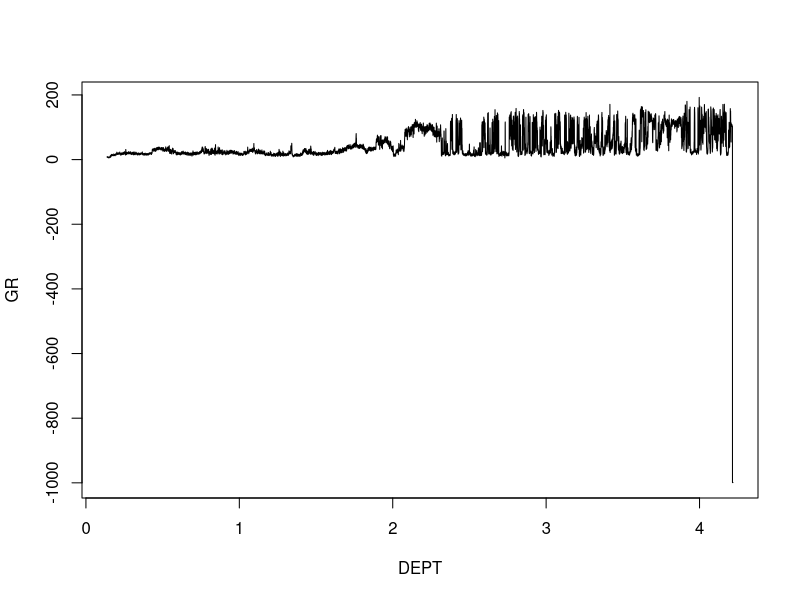
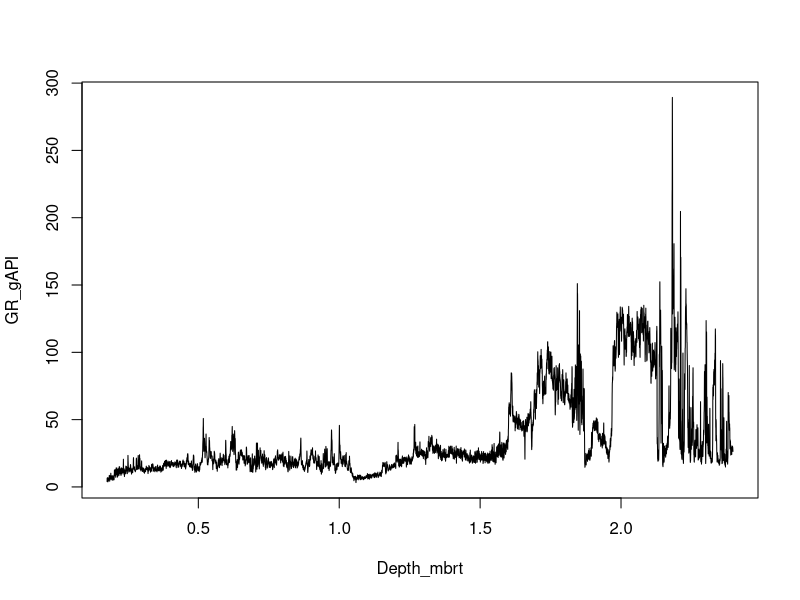
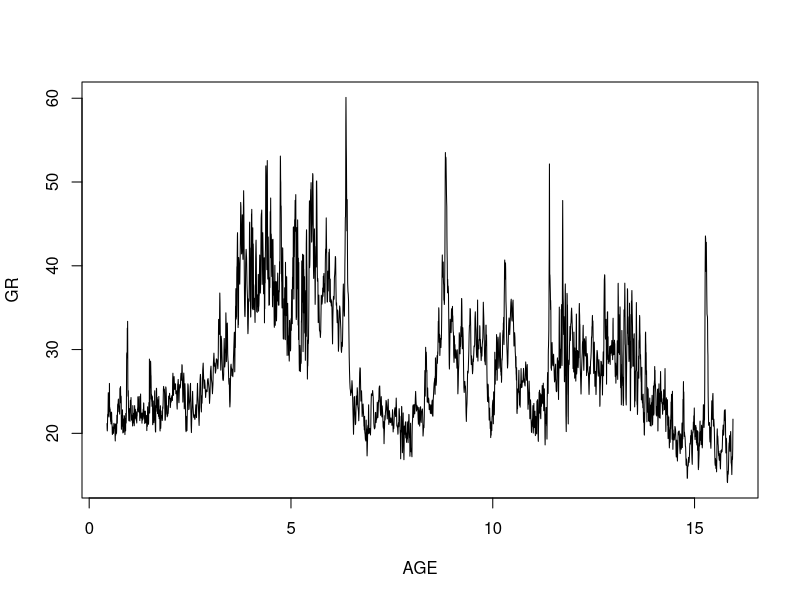

Reproduce these figures in R, in order. (Note: this script raises an error after producing the figures.)
install.packages(setdiff(c("RColorBrewer", "viridis"), rownames(installed.packages())))

library(RColorBrewer)
library(viridis)


Picard1 = read.csv("data/Picard 1.csv")
Picard1[,1] = Picard1[,1]/1000
plot(Picard1, type = 'l')


Minilya1 = read.csv("data/Minilya 1.csv")
Minilya1[,1] = Minilya1[,1]/1000
plot(Minilya1, type = 'l')


U1464 = read.csv("data/U1464.csv")
U1464[,1] = U1464[,1]/1000
plot(U1464, type = 'l')


# Import South Galapagos 1 NGR
SG1_agemodel2_i = read.csv("data/SG1_AgeModel2.csv")

############################
# Make Figure 12
###########################

setwd("Figures/")

pdf(file = "Figure 12.pdf", width = 8.5, height = 11, paper = "a4")

png(filename = "Figure 12.png", width = 5000, height = 6000, res = 600)

par(mar=c(0,5,1,5))

layout(matrix(c(1,2,3,4), 4, 1, byrow = TRUE), widths=c(1,1,1,1), heights=c(1,1,1,1.65))

plot(SG1_agemodel2_i, xlim = c(2.49,10.0), xaxs = "i", type = "l", ylim = c(20,65), col = mycol[4], lwd = 2, axes = F, xlab = "", ylab = "")
axis(4, at = c(60, seq(20,60,20)), cex.axis = 1.75, col = mycol[4], col.axis = mycol[4])
mtext("NGR (gAPI)", at = 40, side = 4, line = 2.5, cex = 1.0, col = mycol[4])
arrows(x0 = 6.7, y0 = 48, x1 = 5.6, y1 = 55, length = 0.1, lwd = 2)
arrows(x0 = 3.58, y0 = 64, x1 = 3.54, y1 = 43, length = 0.1, lwd = 2)
box()
text(4.85,64,"(a) South Galapagos-1 15°54'S Browse Basin", cex = 1.75, col = mycol[4])

par(mar=c(0,5,0,5))

plot(U1464, type = "l", ylim = c(15,60), xlim = c(2.49,10.0), xaxs = "i", col = mycol[3], lwd = 2, axes = F, xaxt = "n", xlab = "", ylab = "")
axis(2, at = c(60, seq(20,60,20)), cex.axis = 1.75, col = mycol[3], col.axis = mycol[3])
mtext("NGR (gAPI)", at = 40, side = 2, line = 2.5, cex = 1.0, col = mycol[3])
text(4.4,57,"(b) U1464 18°4'S Roebuck Basin", cex = 1.75, col = mycol[3])
arrows(x0 = 6.52, y0 = 27, x1 = 6.45, y1 = 59, length = 0.1, lwd = 2)
arrows(x0 = 3.68, y0 = 49, x1 = 3.53, y1 = 29, length = 0.1, lwd = 2)
box()

plot(Minilya1, type = "l", ylim = c(10,50), xlim = c(2.49,10.0), xaxs = "i", col = mycol[5], lwd = 2, axes = F, xaxt = "n", xlab = "", ylab = "")
axis(4, at = c(45, seq(15,45,15)), cex.axis = 1.75, col = mycol[5], col.axis = mycol[5])
mtext("NGR (gAPI)", at = 30, side = 4, line = 2.5, cex = 1.0, col = mycol[5])
text(4.5,48,"(c) Minilya-1 18°19'S Roebuck Basin", cex = 1.75, col = mycol[5])
arrows(x0 = 6.5, y0 = 20, x1 = 6.4, y1 = 45, length = 0.1, lwd = 2)
arrows(x0 = 3.72, y0 = 48, x1 = 3.62, y1 = 21, length = 0.1, lwd = 2)
box()

par(mar=c(5,5,0,5))

plot(Picard1, type = "l", ylim = c(0,50), xlim = c(2.49,10.0), xaxs = "i", col = mycol[6], lwd = 2, axes = F, xaxt = "n", xlab = "", ylab = "")
axis(1, at = c(2.58,3.6,5.33,7.24,10.00), cex.axis = 1.75)
axis(2, at = c(50, seq(10,50,20)), cex.axis = 1.75, col = mycol[6], col.axis = mycol[6])
mtext("Age (Ma)", side = 1, line = 2.5, cex = 1.25)
mtext("NGR (gAPI)", at = 30, side = 2, line = 2.5, cex = 1.0, col = mycol[6])
text(4.8,48,"(d) Picard-1 18°57'S North Carnarvon Basin", cex = 1.75, col = mycol[6])
arrows(x0 = 6.5, y0 = 27, x1 = 5.6, y1 = 47, length = 0.1, lwd = 2)
arrows(x0 = 3.62, y0 = 37, x1 = 3.55, y1 = 24, length = 0.1, lwd = 2)
box()
rect(2.49,4,2.58,-1.9, col = rgb(255/255,242/255,174/255))
rect(2.58,4,5.33,-1.9, col = rgb(255/255,255/255,153/255))
rect(5.33,4,10.0,-1.9, col = rgb(255/255,255/255,0/255))

text(2.54, 1, "P.", cex = 1.5)
text(3.95, 1, "Pliocene", cex = 1.75)
text(7.63, 1, "Miocene", cex = 1.75)

rect(2.49,4,2.58,10, col = rgb(255/255,237/255,179/255))
rect(2.58,4,3.6,10, col = rgb(255/255,255/255,191/255))
rect(3.6,4,5.33,10, col = rgb(255/255,255/255,179/255))
rect(5.33,4,7.246,10, col = rgb(255/255,255/255,115/255))
rect(7.246,4,10.0,10, col = rgb(255/255,255/255,102/255))


text(2.54, 7, "G.", cex = 1.25)
text(3.08, 7, "Piacenzian", cex = 1.5)
text(4.45, 7, "Zanclean", cex = 1.5)
text(6.28, 7, "Messinian", cex = 1.5)
text(8.63, 7, "Tortonian", cex = 1.5)

dev.off()
